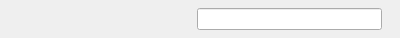
<?xml version="1.0" encoding="UTF-8"?>
<ui version="4.0">
 <class>StringParam</class>
 <widget class="QFrame" name="StringParam">
  <property name="geometry">
   <rect>
    <x>0</x>
    <y>0</y>
    <width>400</width>
    <height>38</height>
   </rect>
  </property>
  <property name="windowTitle">
   <string>Frame</string>
  </property>
  <property name="accessibleDescription">
   <string notr="true"/>
  </property>
  <property name="frameShape">
   <enum>QFrame::NoFrame</enum>
  </property>
  <property name="frameShadow">
   <enum>QFrame::Raised</enum>
  </property>
  <layout class="QHBoxLayout" name="horizontalLayout">
   <property name="margin">
    <number>5</number>
   </property>
   <item>
    <widget class="QLabel" name="l_info">
     <property name="sizePolicy">
      <sizepolicy hsizetype="Preferred" vsizetype="Preferred">
       <horstretch>0</horstretch>
       <verstretch>0</verstretch>
      </sizepolicy>
     </property>
     <property name="text">
      <string/>
     </property>
     <property name="wordWrap">
      <bool>true</bool>
     </property>
    </widget>
   </item>
   <item>
    <widget class="QLineEdit" name="lineEdit">
     <property name="sizePolicy">
      <sizepolicy hsizetype="Preferred" vsizetype="Fixed">
       <horstretch>0</horstretch>
       <verstretch>0</verstretch>
      </sizepolicy>
     </property>
    </widget>
   </item>
   <item>
    <widget class="QLabel" name="l_units">
     <property name="sizePolicy">
      <sizepolicy hsizetype="Fixed" vsizetype="Preferred">
       <horstretch>0</horstretch>
       <verstretch>0</verstretch>
      </sizepolicy>
     </property>
     <property name="text">
      <string/>
     </property>
    </widget>
   </item>
  </layout>
 </widget>
 <resources/>
 <connections/>
</ui>
